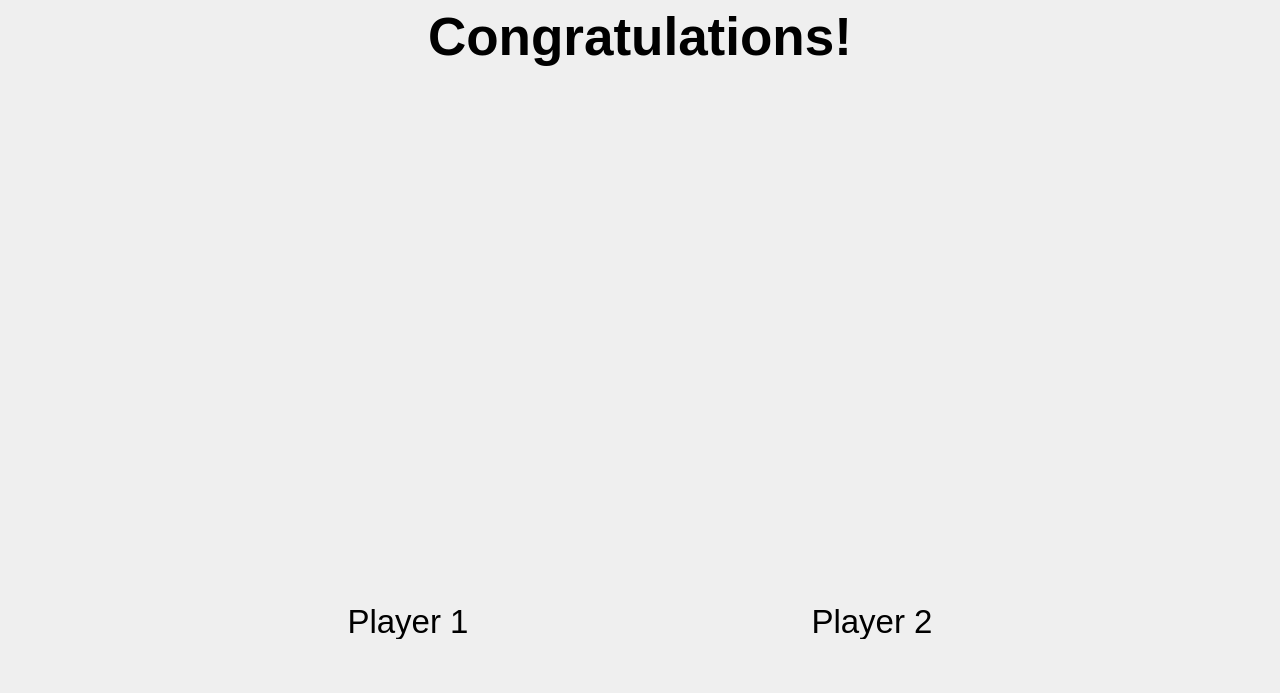
<?xml version="1.0" encoding="UTF-8"?>
<ui version="4.0">
 <class>Form</class>
 <widget class="QWidget" name="Form">
  <property name="geometry">
   <rect>
    <x>0</x>
    <y>0</y>
    <width>1280</width>
    <height>693</height>
   </rect>
  </property>
  <property name="windowTitle">
   <string>Form</string>
  </property>
  <layout class="QVBoxLayout" name="verticalLayout">
   <item>
    <widget class="QLabel" name="lblTitle">
     <property name="minimumSize">
      <size>
       <width>0</width>
       <height>32</height>
      </size>
     </property>
     <property name="font">
      <font>
       <pointsize>40</pointsize>
       <weight>75</weight>
       <bold>true</bold>
      </font>
     </property>
     <property name="text">
      <string>Congratulations!</string>
     </property>
     <property name="alignment">
      <set>Qt::AlignBottom|Qt::AlignHCenter</set>
     </property>
    </widget>
   </item>
   <item>
    <spacer name="verticalSpacer">
     <property name="orientation">
      <enum>Qt::Vertical</enum>
     </property>
     <property name="sizeHint" stdset="0">
      <size>
       <width>20</width>
       <height>21</height>
      </size>
     </property>
    </spacer>
   </item>
   <item>
    <layout class="QHBoxLayout" name="horizontalLayout">
     <item>
      <spacer name="horizontalSpacerP2">
       <property name="orientation">
        <enum>Qt::Horizontal</enum>
       </property>
       <property name="sizeHint" stdset="0">
        <size>
         <width>40</width>
         <height>20</height>
        </size>
       </property>
      </spacer>
     </item>
     <item>
      <widget class="QWidget" name="widgetLayoutP1" native="true">
       <layout class="QVBoxLayout" name="layoutP1">
        <item>
         <widget class="QWidget" name="imgP1" native="true">
          <property name="minimumSize">
           <size>
            <width>400</width>
            <height>400</height>
           </size>
          </property>
          <property name="maximumSize">
           <size>
            <width>400</width>
            <height>400</height>
           </size>
          </property>
          <property name="baseSize">
           <size>
            <width>400</width>
            <height>400</height>
           </size>
          </property>
          <property name="styleSheet">
           <string notr="true">border-image: url(:/ui/img/placeholder_head.jpg);</string>
          </property>
         </widget>
        </item>
        <item>
         <spacer name="verticalSpacer_7">
          <property name="orientation">
           <enum>Qt::Vertical</enum>
          </property>
          <property name="sizeType">
           <enum>QSizePolicy::Expanding</enum>
          </property>
          <property name="sizeHint" stdset="0">
           <size>
            <width>20</width>
            <height>100</height>
           </size>
          </property>
         </spacer>
        </item>
        <item>
         <widget class="QLabel" name="lblP1">
          <property name="minimumSize">
           <size>
            <width>0</width>
            <height>32</height>
           </size>
          </property>
          <property name="font">
           <font>
            <pointsize>25</pointsize>
           </font>
          </property>
          <property name="text">
           <string>Player 1</string>
          </property>
          <property name="alignment">
           <set>Qt::AlignCenter</set>
          </property>
         </widget>
        </item>
       </layout>
      </widget>
     </item>
     <item>
      <spacer name="horizontalSpacer_13">
       <property name="orientation">
        <enum>Qt::Horizontal</enum>
       </property>
       <property name="sizeType">
        <enum>QSizePolicy::Fixed</enum>
       </property>
       <property name="sizeHint" stdset="0">
        <size>
         <width>40</width>
         <height>20</height>
        </size>
       </property>
      </spacer>
     </item>
     <item>
      <widget class="QWidget" name="widgetLayoutP2" native="true">
       <layout class="QVBoxLayout" name="layoutP2">
        <item>
         <widget class="QWidget" name="ImgP2" native="true">
          <property name="minimumSize">
           <size>
            <width>400</width>
            <height>400</height>
           </size>
          </property>
          <property name="maximumSize">
           <size>
            <width>400</width>
            <height>400</height>
           </size>
          </property>
          <property name="baseSize">
           <size>
            <width>400</width>
            <height>400</height>
           </size>
          </property>
          <property name="styleSheet">
           <string notr="true">border-image: url(:/ui/img/placeholder_head.jpg);</string>
          </property>
         </widget>
        </item>
        <item>
         <spacer name="verticalSpacer_6">
          <property name="orientation">
           <enum>Qt::Vertical</enum>
          </property>
          <property name="sizeType">
           <enum>QSizePolicy::Expanding</enum>
          </property>
          <property name="sizeHint" stdset="0">
           <size>
            <width>20</width>
            <height>100</height>
           </size>
          </property>
         </spacer>
        </item>
        <item>
         <widget class="QLabel" name="lblP2">
          <property name="minimumSize">
           <size>
            <width>0</width>
            <height>32</height>
           </size>
          </property>
          <property name="font">
           <font>
            <pointsize>25</pointsize>
           </font>
          </property>
          <property name="text">
           <string>Player 2</string>
          </property>
          <property name="alignment">
           <set>Qt::AlignCenter</set>
          </property>
         </widget>
        </item>
       </layout>
      </widget>
     </item>
     <item>
      <spacer name="horizontalSpacer">
       <property name="orientation">
        <enum>Qt::Horizontal</enum>
       </property>
       <property name="sizeHint" stdset="0">
        <size>
         <width>40</width>
         <height>20</height>
        </size>
       </property>
      </spacer>
     </item>
    </layout>
   </item>
   <item>
    <spacer name="verticalSpacer_3">
     <property name="orientation">
      <enum>Qt::Vertical</enum>
     </property>
     <property name="sizeHint" stdset="0">
      <size>
       <width>20</width>
       <height>37</height>
      </size>
     </property>
    </spacer>
   </item>
  </layout>
 </widget>
 <resources>
  <include location="assets.qrc"/>
  <include location="assets.qrc"/>
 </resources>
 <connections/>
</ui>
